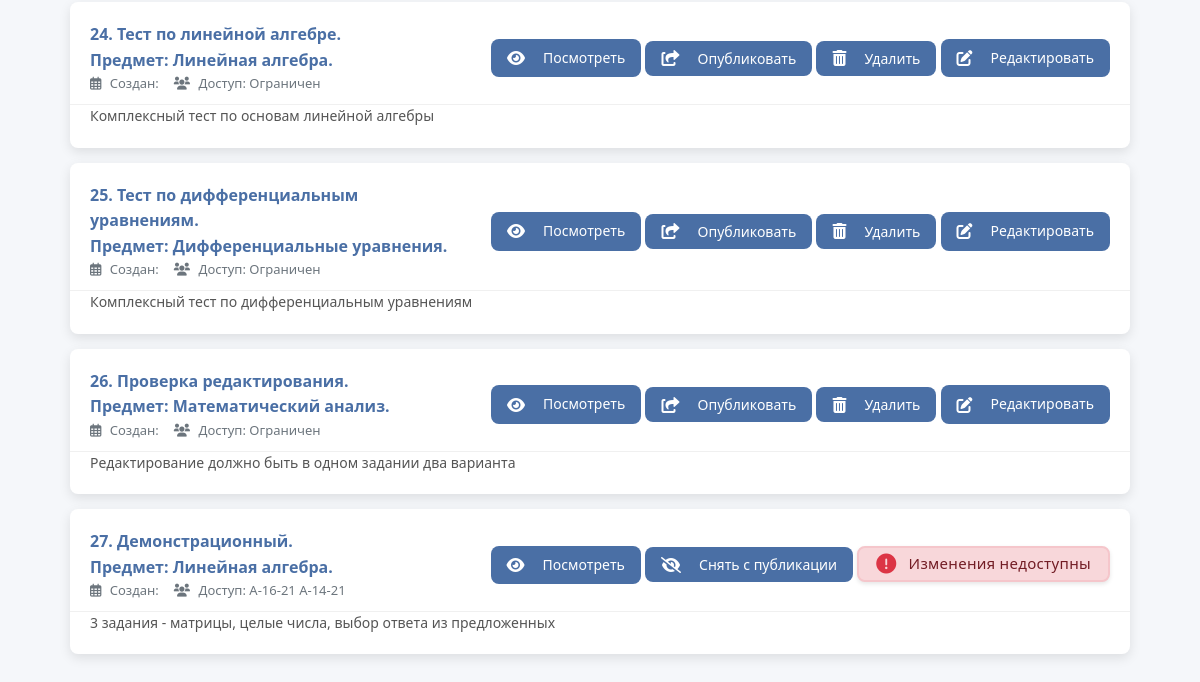
Before: /TestsCreate/listTests/ (signed in, lower part) with the older database file.
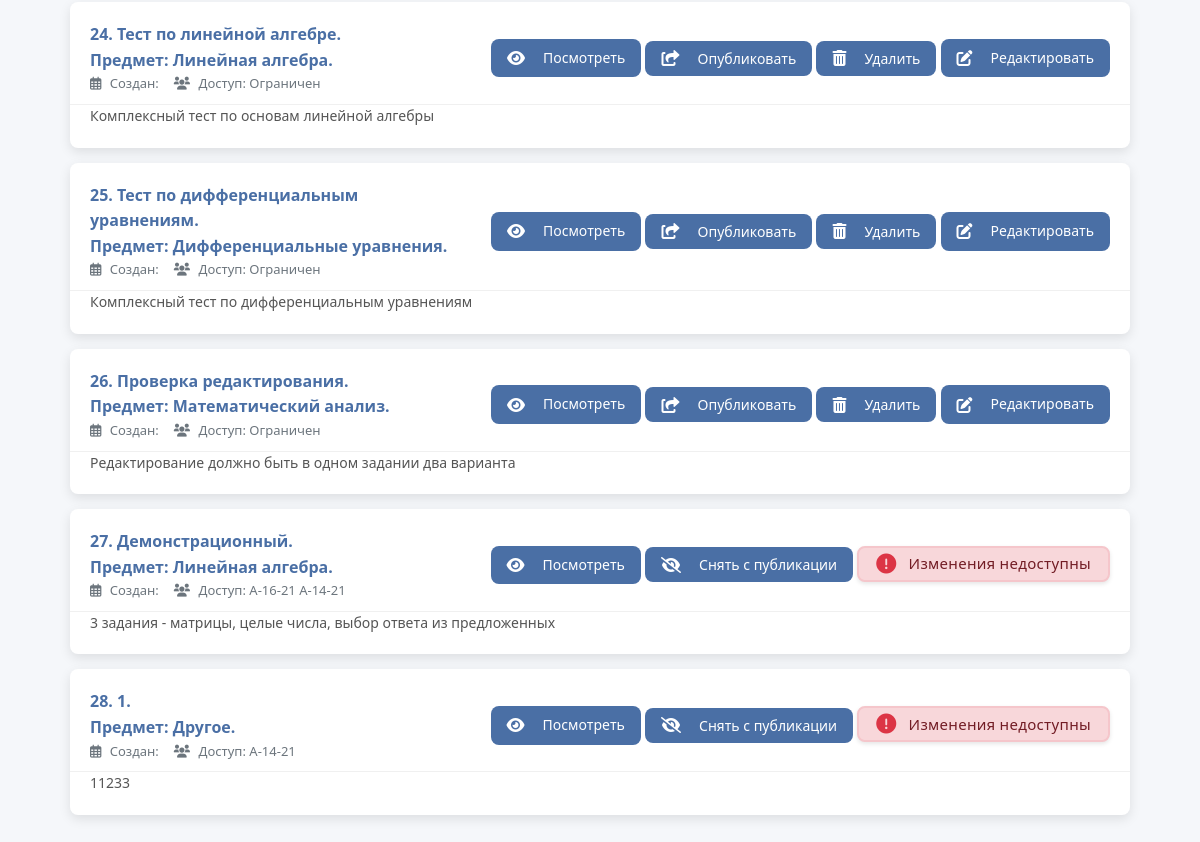
After: the same page with the newer database file.
### create_tests/models.py (models this page shows, shortened)
class AboutTest(models.Model):
    objects = None
    name_tests = models.CharField(max_length=255, blank=False)  # Название теста
    creator = models.ForeignKey(TeacherData, on_delete=models.PROTECT, null=True, blank=True,
                                related_name='created_tests')  # Создатель теста
    time_to_solution = models.DurationField(default=timedelta(hours=1, minutes=30))
    name_slug_tests = models.SlugField(max_length=255, unique=True, db_index=True, verbose_name="URL")  # Слаг имени
    num_of_attempts = models.IntegerField(blank=True, default=1)  # Количество попыток для решения
    type_of_result = models.IntegerField(blank=True, default=1)  # Тип возвращаемого результата
    description = models.CharField(max_length=150, default="", blank=True)
    is_published = models.IntegerField(default=0)
    is_done = models.IntegerField(default=1)
    is_draft = models.BooleanField(default=False)
    subj = models.ForeignKey(Subjects,
                             on_delete=models.PROTECT,
                             default=1)
    expressions = models.ManyToManyField(AboutExpressions)
    task_groups = models.ManyToManyField(TaskGroup, blank=True)  # Новые группы заданий

class Subjects(models.Model):
    name = models.CharField(max_length=100, unique=True, default="Другое")
    def __str__(self):
        return self.name

class PublishedGroup(models.Model):
    group_name = ForeignKey(StudentGroup, on_delete=models.PROTECT)
    test_name = ForeignKey(AboutTest, on_delete=models.PROTECT)
    teacher_name = ForeignKey(TeacherData, on_delete=models.PROTECT)

### users/models.py (models this page shows, shortened)
class StudentGroup(models.Model):
    name = models.CharField(max_length=20, unique=True)
    name_inst = models.ForeignKey(StudentInstitute, on_delete=models.PROTECT)

### create_tests/views.py (the view)
# urls.py: path('listTests/', views.test_list, name='test_list'),
@login_required
@role_required(['teacher', 'admin'])
def test_list(request):
    all_groups = StudentGroup.objects.all().select_related('institute')
    institutes = StudentInstitute.objects.all().prefetch_related('studentgroup_set')
    tests = AboutTest.objects.all()
    published = PublishedGroup.objects.select_related('group_name', 'test_name')
    published_groups = [pg.group_name for pg in published]
    return render(request, 'create_tests/all_test_for_teach.html', {
        'tests': tests,
        'all_groups': all_groups,
        'institutes': institutes,
        'groups': published_groups,
        'published': published
    })

### users/context_processors.py (called while the page is built)
def user_role(request):
    if request.user.is_authenticated:
        return {'user_role': request.user.role}
    return {}

### users/models.py (called while the page is built)
    def get_full_name(self):
        if self.role == 'student' and hasattr(self, 'studentdata'):
            return f"{self.studentdata.last_name} {self.studentdata.first_name}"
        elif self.role == 'teacher' and hasattr(self, 'teacherdata'):
            return f"{self.teacherdata.last_name} {self.teacherdata.first_name}"
        return self.email

    def get_photo_url(self):
        if self.role == 'student' and hasattr(self, 'studentdata') and self.studentdata.photo:
            return self.studentdata.photo.url
        elif self.role == 'teacher' and hasattr(self, 'teacherdata') and self.teacherdata.photo:
            return self.teacherdata.photo.url
        return None

### create_tests/templates/create_tests/all_test_for_teach.html (shortened to what the changed rows need)
{% extends 'create_tests/header.html' %}
{% load static %}
{% load my_filters %}
{% block extra_css %}
    <link rel="stylesheet" href="{% static 'css/all_test_for_teach.css' %}">
    <link rel="stylesheet" href="{% static 'libs/fontawesome/css/all.min.css' %}">
{% endblock %}
{% block content %}
<div class="container">
    <div class="tests-container">
        {% if tests %}
            <ul class="tests-list">
                {% for test in tests %}
                <li class="test-card" data-slug="{{ test.name_slug_tests }}" data-published="{% if test.is_published %}true{% else %}false{% endif %}">
                    <div class="test-main">
                        <div class="test-info">
                            <div class="base_info">
                                <span class="test-subj">{{ forloop.counter }}. {{ test.name_tests }}.</span>
                                <span class="test-number">Предмет: {{ test.subj }}.</span>
                            </div>
                            <div class="test-meta">
                                <span><i class="far fa-calendar-alt"></i> Создан: {{ test.created_at|date:"d.m.Y" }}</span>
                                <span><i class="fas fa-users"></i>
                                    Доступ:
                                    {% with found=0 %}
                                        {% for pub in published %}
                                            {% if pub.test_name.id == test.id %}
                                                {{ pub.group_name.name }}
                                            {% endif %}
                                        {% endfor %}
                                        {% if not test.is_published %}Ограничен{% endif %}
                                    {% endwith %}
                                </span>
                            </div>
                        </div>
                        <div class="test-actions">
                            <a href="{% url 'create_tests:some_test' test.name_slug_tests %}" class="btn btn-watch">
                                <i class="fa-solid fa-eye"></i> Посмотреть
                            </a>
                            {% if not test.is_published %}
                                <button class="btn btn-publish publish-btn"
                                        data-slug="{{ test.name_slug_tests }}"
                                        data-url="{% url 'create_tests:publish_test' test.name_slug_tests %}">
                                    <i class="fas fa-share-square"></i> Опубликовать
                                </button>
                                <button class="btn btn-danger delete-btn"
                                        data-slug="{{ test.name_slug_tests }}"
                                        data-url="{% url 'create_tests:delete_test' test.name_slug_tests %}">
                                    <i class="fas fa-trash-alt"></i> Удалить
                                </button>
                                <a href="{% url 'create_tests:edit_test' test.name_slug_tests %}" class="btn btn-edit">
                                    <i class="fas fa-edit"></i> Редактировать
                                </a>
                                {% else %}
                                    <button class="btn btn-unpublish unpublish-btn"
                                            data-url="{% url 'create_tests:unpublish_test' test.name_slug_tests %}">
                                        <i class="fa-solid fa-eye-slash"></i> Снять с публикации
                                    </button>
                                    <div class="edit-disabled-notice">
                                        <i class="fas fa-exclamation-circle"></i>
                                        <span>Изменения недоступны</span>
                                    </div>
                                {% endif %}
                        </div>
                    </div>
                    {% if test.description %}
                    <div class="test-description">
                        <p>{{ test.description }}</p>
                    </div>
                    {% endif %}
                </li>
                {% endfor %}
            </ul>
        {% endif %}
    </div>
</div>
{% endblock %}

Changed rows visible on the page:
added AboutTest: name_tests "1", subj "Другое", is_published 1 (drawn), description "11233"
added PublishedGroup: group_name.name "А-14-21", shown under "1"
